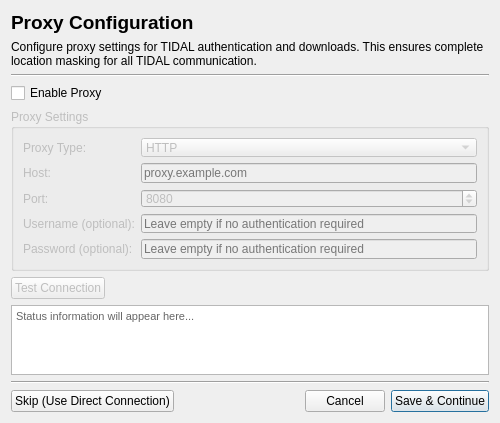
<?xml version="1.0" encoding="UTF-8"?>
<ui version="4.0">
 <class>DialogProxyConfig</class>
 <widget class="QDialog" name="DialogProxyConfig">
  <property name="geometry">
   <rect>
    <x>0</x>
    <y>0</y>
    <width>500</width>
    <height>400</height>
   </rect>
  </property>
  <property name="windowTitle">
   <string>Proxy Configuration</string>
  </property>
  <property name="modal">
   <bool>true</bool>
  </property>
  <layout class="QVBoxLayout" name="verticalLayout">
   <item>
    <widget class="QLabel" name="l_title">
     <property name="text">
      <string>&lt;html&gt;&lt;head/&gt;&lt;body&gt;&lt;p&gt;&lt;span style=&quot; font-size:14pt; font-weight:600;&quot;&gt;Proxy Configuration&lt;/span&gt;&lt;/p&gt;&lt;/body&gt;&lt;/html&gt;</string>
     </property>
    </widget>
   </item>
   <item>
    <widget class="QLabel" name="l_description">
     <property name="text">
      <string>Configure proxy settings for TIDAL authentication and downloads. This ensures complete location masking for all TIDAL communication.</string>
     </property>
     <property name="wordWrap">
      <bool>true</bool>
     </property>
    </widget>
   </item>
   <item>
    <widget class="Line" name="line">
     <property name="orientation">
      <enum>Qt::Horizontal</enum>
     </property>
    </widget>
   </item>
   <item>
    <widget class="QCheckBox" name="cb_enable_proxy">
     <property name="text">
      <string>Enable Proxy</string>
     </property>
     <property name="checked">
      <bool>false</bool>
     </property>
    </widget>
   </item>
   <item>
    <widget class="QGroupBox" name="gb_proxy_settings">
     <property name="title">
      <string>Proxy Settings</string>
     </property>
     <property name="enabled">
      <bool>false</bool>
     </property>
     <layout class="QFormLayout" name="formLayout">
      <item row="0" column="0">
       <widget class="QLabel" name="l_proxy_type">
        <property name="text">
         <string>Proxy Type:</string>
        </property>
       </widget>
      </item>
      <item row="0" column="1">
       <widget class="QComboBox" name="cb_proxy_type">
        <item>
         <property name="text">
          <string>HTTP</string>
         </property>
        </item>
        <item>
         <property name="text">
          <string>HTTPS</string>
         </property>
        </item>
        <item>
         <property name="text">
          <string>SOCKS5</string>
         </property>
        </item>
       </widget>
      </item>
      <item row="1" column="0">
       <widget class="QLabel" name="l_proxy_host">
        <property name="text">
         <string>Host:</string>
        </property>
       </widget>
      </item>
      <item row="1" column="1">
       <widget class="QLineEdit" name="le_proxy_host">
        <property name="placeholderText">
         <string>proxy.example.com</string>
        </property>
       </widget>
      </item>
      <item row="2" column="0">
       <widget class="QLabel" name="l_proxy_port">
        <property name="text">
         <string>Port:</string>
        </property>
       </widget>
      </item>
      <item row="2" column="1">
       <widget class="QSpinBox" name="sb_proxy_port">
        <property name="minimum">
         <number>1</number>
        </property>
        <property name="maximum">
         <number>65535</number>
        </property>
        <property name="value">
         <number>8080</number>
        </property>
       </widget>
      </item>
      <item row="3" column="0">
       <widget class="QLabel" name="l_proxy_username">
        <property name="text">
         <string>Username (optional):</string>
        </property>
       </widget>
      </item>
      <item row="3" column="1">
       <widget class="QLineEdit" name="le_proxy_username">
        <property name="placeholderText">
         <string>Leave empty if no authentication required</string>
        </property>
       </widget>
      </item>
      <item row="4" column="0">
       <widget class="QLabel" name="l_proxy_password">
        <property name="text">
         <string>Password (optional):</string>
        </property>
       </widget>
      </item>
      <item row="4" column="1">
       <widget class="QLineEdit" name="le_proxy_password">
        <property name="echoMode">
         <enum>QLineEdit::Password</enum>
        </property>
        <property name="placeholderText">
         <string>Leave empty if no authentication required</string>
        </property>
       </widget>
      </item>
     </layout>
    </widget>
   </item>
   <item>
    <layout class="QHBoxLayout" name="hl_test_connection">
     <item>
      <widget class="QPushButton" name="pb_test_connection">
       <property name="text">
        <string>Test Connection</string>
       </property>
       <property name="enabled">
        <bool>false</bool>
       </property>
      </widget>
     </item>
     <item>
      <spacer name="horizontalSpacer">
       <property name="orientation">
        <enum>Qt::Horizontal</enum>
       </property>
       <property name="sizeHint" stdset="0">
        <size>
         <width>40</width>
         <height>20</height>
        </size>
       </property>
      </spacer>
     </item>
    </layout>
   </item>
   <item>
    <widget class="QTextEdit" name="te_status">
     <property name="maximumSize">
      <size>
       <width>16777215</width>
       <height>80</height>
      </size>
     </property>
     <property name="readOnly">
      <bool>true</bool>
     </property>
     <property name="html">
      <string>&lt;!DOCTYPE HTML PUBLIC &quot;-//W3C//DTD HTML 4.0//EN&quot; &quot;http://www.w3.org/TR/REC-html40/strict.dtd&quot;&gt;
&lt;html&gt;&lt;head&gt;&lt;meta name=&quot;qrichtext&quot; content=&quot;1&quot; /&gt;&lt;style type=&quot;text/css&quot;&gt;
p, li { white-space: pre-wrap; }
&lt;/style&gt;&lt;/head&gt;&lt;body style=&quot; font-family:'MS Shell Dlg 2'; font-size:8.25pt; font-weight:400; font-style:normal;&quot;&gt;
&lt;p style=&quot; margin-top:0px; margin-bottom:0px; margin-left:0px; margin-right:0px; -qt-block-indent:0; text-indent:0px;&quot;&gt;&lt;span style=&quot; color:#666666;&quot;&gt;Status information will appear here...&lt;/span&gt;&lt;/p&gt;&lt;/body&gt;&lt;/html&gt;</string>
     </property>
    </widget>
   </item>
   <item>
    <spacer name="verticalSpacer">
     <property name="orientation">
      <enum>Qt::Vertical</enum>
     </property>
     <property name="sizeHint" stdset="0">
      <size>
       <width>20</width>
       <height>40</height>
      </size>
     </property>
    </spacer>
   </item>
   <item>
    <widget class="Line" name="line_2">
     <property name="orientation">
      <enum>Qt::Horizontal</enum>
     </property>
    </widget>
   </item>
   <item>
    <layout class="QHBoxLayout" name="hl_buttons">
     <item>
      <widget class="QPushButton" name="pb_skip">
       <property name="text">
        <string>Skip (Use Direct Connection)</string>
       </property>
      </widget>
     </item>
     <item>
      <spacer name="horizontalSpacer_2">
       <property name="orientation">
        <enum>Qt::Horizontal</enum>
       </property>
       <property name="sizeHint" stdset="0">
        <size>
         <width>40</width>
         <height>20</height>
        </size>
       </property>
      </spacer>
     </item>
     <item>
      <widget class="QPushButton" name="pb_cancel">
       <property name="text">
        <string>Cancel</string>
       </property>
      </widget>
     </item>
     <item>
      <widget class="QPushButton" name="pb_save">
       <property name="text">
        <string>Save &amp;&amp; Continue</string>
       </property>
       <property name="default">
        <bool>true</bool>
       </property>
      </widget>
     </item>
    </layout>
   </item>
  </layout>
 </widget>
 <resources/>
 <connections>
  <connection>
   <sender>cb_enable_proxy</sender>
   <signal>toggled(bool)</signal>
   <receiver>gb_proxy_settings</receiver>
   <slot>setEnabled(bool)</slot>
   <hints>
    <hint type="sourcelabel">
     <x>249</x>
     <y>89</y>
    </hint>
    <hint type="destinationlabel">
     <x>249</x>
     <y>200</y>
    </hint>
   </hints>
  </connection>
  <connection>
   <sender>cb_enable_proxy</sender>
   <signal>toggled(bool)</signal>
   <receiver>pb_test_connection</receiver>
   <slot>setEnabled(bool)</slot>
   <hints>
    <hint type="sourcelabel">
     <x>249</x>
     <y>89</y>
    </hint>
    <hint type="destinationlabel">
     <x>100</x>
     <y>280</y>
    </hint>
   </hints>
  </connection>
 </connections>
</ui>
